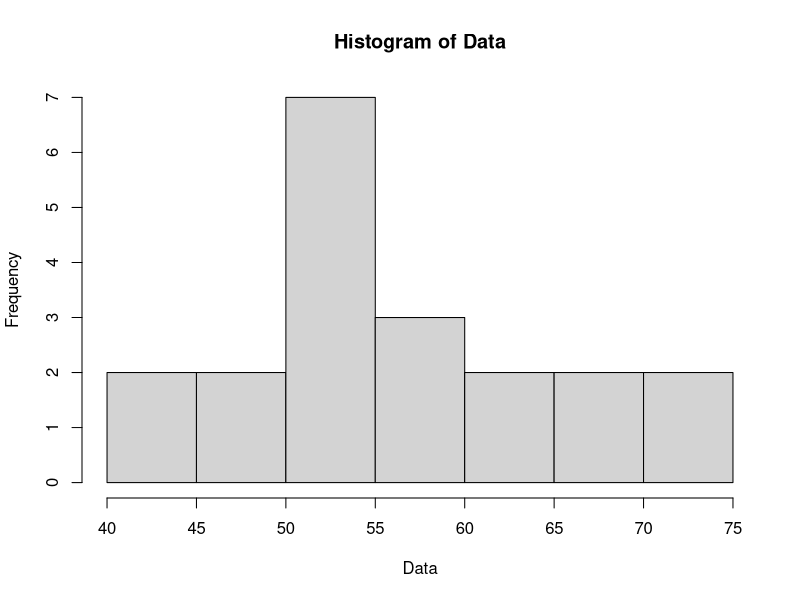
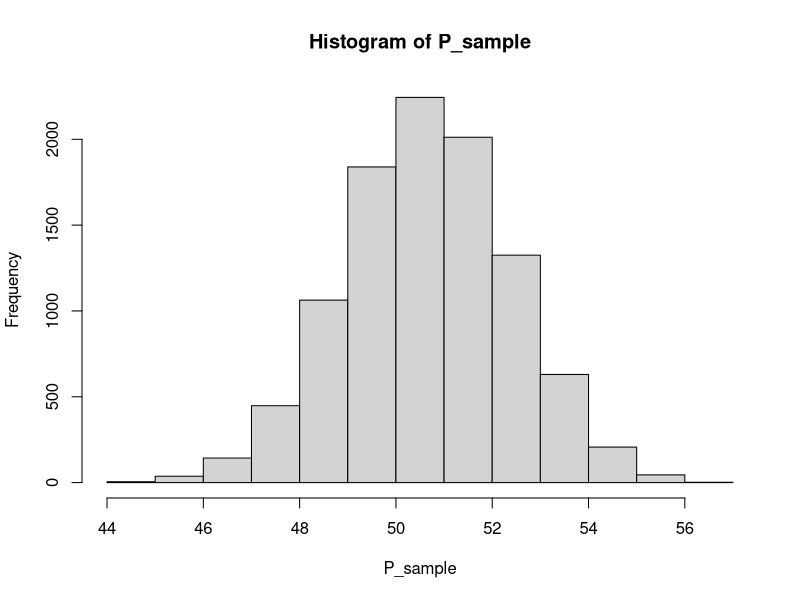
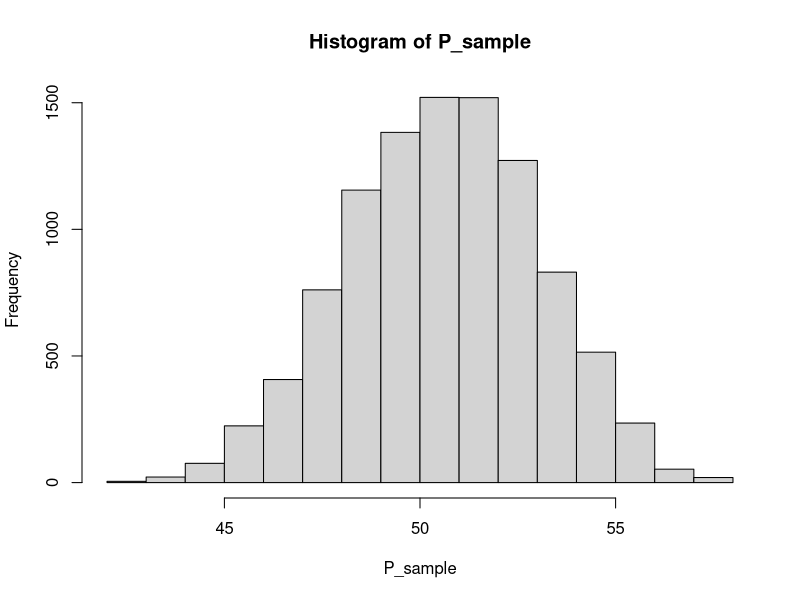
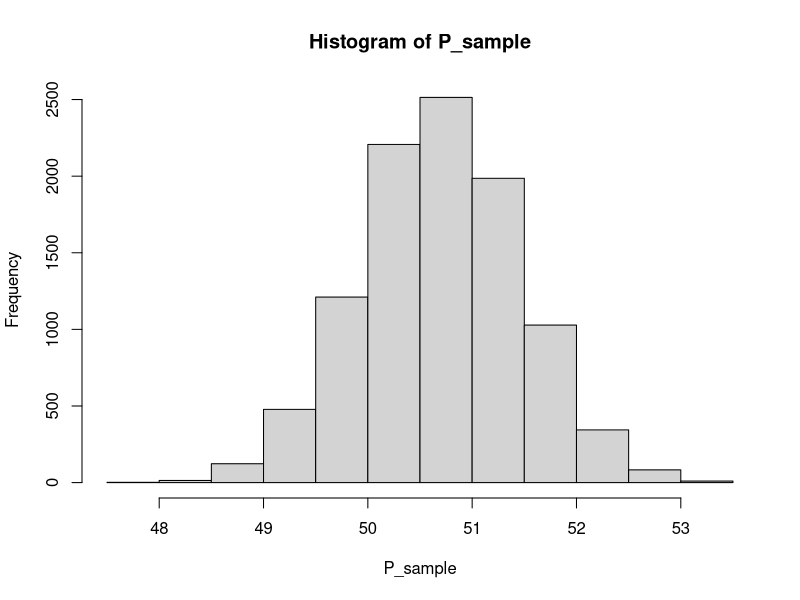
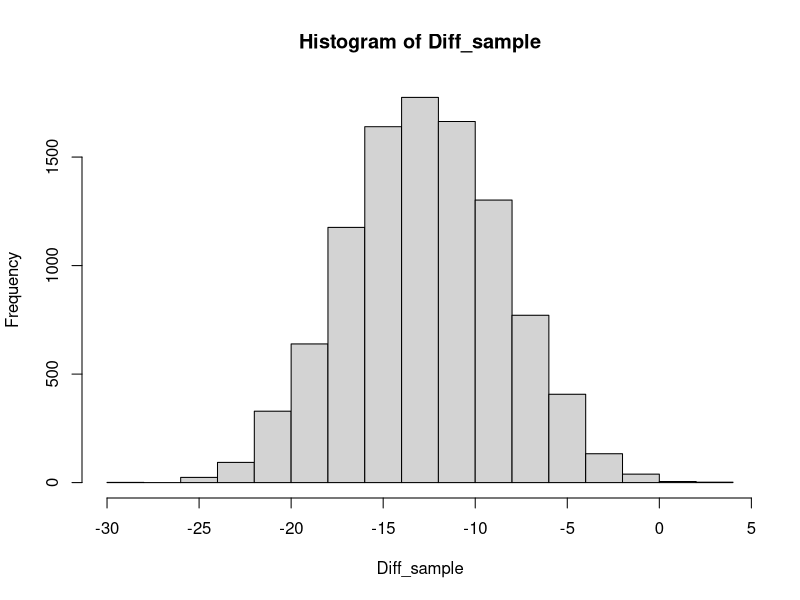

Write R code to recreate these figures, in order.
## ---- chunk 1
knitr::opts_chunk$set(echo = TRUE)
## ---- chunk 2

Placebo = c(54,51,58,44,55,52,42,47,58,46)
Drug = c(54,73,53,70,73,68,52,65,65,60)

Data = c(Placebo, Drug)
Data_sd = sd(Data)
hist(Data)

## ---- chunk 3
P_sample=numeric()
n=10
for (i in 1:10000) {
  P_sample[i] = mean(Placebo[sample(1:length(Placebo), n, replace=T)])
}

hist(P_sample)
sd(P_sample)

## ---- chunk 4
P_sample=numeric()
n=5
for (i in 1:10000) {
  P_sample[i] = mean(Placebo[sample(1:length(Placebo), n, replace=T)])
}

hist(P_sample)
sd(P_sample)


## ---- chunk 5
P_sample=numeric()
n=50
for (i in 1:10000) {
  P_sample[i] = mean(Placebo[sample(1:length(Placebo), n, replace=T)])
}

hist(P_sample)
sd(P_sample)


## ---- chunk 6
Pse=sd(Placebo)/sqrt(length(Placebo))
Pse  # 1.8 -- this is one SD from the sample mean

t_0.975 = qt(p = .975, df = length(Placebo)-1)
t_0.975  # 2.26 = z-score for 97.5% area

# now we can compute
# point on x-axis in original distribution that corresponds to z = 2.26
Pse * t_0.975
# now can calculate 95% CI
Pmean = mean(Placebo)
Pmean - Pse * t_0.975
Pmean + Pse * t_0.975

# use sample SD to approximate population SD
# now can get an estimate how how likely it is that we have captured the true pop mean
## ---- chunk 7
t.test(Placebo, mu=mean(Placebo))
## ---- chunk 8
(Pmean - mean(Data))/Pse

# Because we want to look at both extreme values (lower 2.5% and higher 2.5%),
# and we know the distribution is symmterical, simply multiply p-value by 2.
pt((Pmean - mean(Data))/Pse, df = 9)*2

## ---- chunk 9
t.test(Placebo, mu=mean(Data))

## ---- chunk 10

Diff_sample = numeric()
n=5
for (i in 1:10000) {
  Diff_sample[i] = mean(Placebo[sample(1:length(Placebo),n,replace=T)])-
    mean(Drug[sample(1:length(Drug), n, replace = T)])
}

hist(Diff_sample)

## ---- chunk 11
se_diff = ( sqrt (
  ((sd(Placebo)**2)/length(Placebo)) + 
    ((sd(Drug)**2)/length(Drug))))

se_diff

## ---- chunk 12

Diff_mean = mean(Placebo) - mean(Drug)  # -12.6
Diff_mean

qt(p=0.025, df=18)*se_diff
qt(p=0.975, df=18)*se_diff

Diff_mean + qt(p=0.025, df=18)*se_diff
Diff_mean - qt(p=0.025, df=18)*se_diff

Diff_mean - qt(p=0.975, df=18)*se_diff
Diff_mean + qt(p=0.975, df=18)*se_diff

Diff_mean + qt(p=0.025, df=18)*se_diff
Diff_mean + qt(p=0.975, df=18)*se_diff
## ---- chunk 13

tstat = Diff_mean / se_diff
tstat
## ---- chunk 14
#using our calculations done by hand
2*pt(q = tstat, 
     df = (length(Placebo)+length(Drug)-2), 
     lower.tail = T)

#confirmation using the t.test() function.
t.test(Placebo, Drug, var.equal = T)
## ---- chunk 15
DrugDiff = Placebo-Drug

t_stat = mean(DrugDiff)/(sd(DrugDiff)/sqrt(length(DrugDiff)))

2*pt(t_stat, df=9, lower.tail = T)
## ---- chunk 16
t.test(DrugDiff, mu=0)
## ---- chunk 17
t.test(Placebo, Drug, paired = T, var.equal = T)

## ---- chunk 18
Data

DrugDiff = Placebo - Drug
print(DrugDiff)

DrugDiff = DrugDiff[which(DrugDiff != 0)]
print(DrugDiff)

DrugDiffRank = rank(abs(DrugDiff))
print(DrugDiffRank)

t_neg = sum(DrugDiffRank[DrugDiff < 0])
t_neg

t_pos = sum(DrugDiffRank[DrugDiff > 0])
t_pos

t_min = min(t_pos,t_neg)
t_min

n_diff = length(DrugDiff)
n_diff
## ---- chunk 19
mu_diff = n_diff*(n_diff+1)/4
mu_diff
## ---- chunk 20
var_diff = n_diff*(n_diff + 1)*(2*n_diff + 1)/24
var_diff
## ---- chunk 21
sd_diff = sqrt(var_diff)
sd_diff
## ---- chunk 22
z_diff = (t_min - mu_diff)/sd_diff
z_diff

2*pnorm(z_diff, lower.tail = T)

## ---- chunk 23
wilcox.test(Placebo, Drug, paired = T)

## ---- chunk 24
Data
DataRank = rank(abs(Data))
DataRank

DataRankSums = tapply(DataRank,rep(c("P","D"),each=10),sum)
DataRankSums

n_placebo = length(Placebo)
n_drug = length(Drug)

t_P  = DataRankSums["P"]
t_D  = DataRankSums["D"]

w_P = t_P - (n_placebo*(n_placebo + 1)/2)
w_P
w_D = t_D - (n_drug*(n_drug + 1)/2)
w_D
## ---- chunk 25

sd_w_squared = (n_placebo*n_drug/12) * (n_placebo + n_drug + 1)
sd_w = sqrt(sd_w_squared)
sd_w
## ---- chunk 26
mu_w = n_placebo * n_drug / 2
mu_w
## ---- chunk 27
z_w = (w_D-mu_w)/sd_w
z_w

2*pnorm(z_w, lower.tail = F)
2*pnorm(w_D, mean=mu_w, sd=sd_w, lower.tail = F)
## ---- chunk 28
wilcox.test(Placebo, Drug)

## ---- chunk 29
# Break the problem into discrete steps

# Combine the values and rank them together.

#Placebo = c(54,51,58,44,55,52,42,47,58,46)
#Drug = c(54,73,53,70,73,68,52,65,65,60)
#Data = c(Placebo, Drug)
Data

# create a factor
DataGroup = factor(rep(c("P","D"),each=10))
  
# Create a loop that repeates 10,000 times
for (i in 1:10000) {

  # shuffle values
  shuffled.values = sample(Data, replace=F)

  # rank shuffled values (smallest to largest, with smallest = 1)
  DataRank = rank(abs(Data))
  DataRankSums = tapply(DataRank,DataGroup,sum)

  # calculate T1 and T2
  t_P  = DataRankSums["P"]
  t_D  = DataRankSums["D"]

  # calculate W1 and W2
  n_placebo = length(Placebo)
  n_drug = length(Drug)

  w_P = t_P - (n_placebo*(n_placebo + 1)/2)
  w_D = t_D - (n_drug*(n_drug + 1)/2)

  # take the min(W1,W2) and save it in a growing vector
  min(w_P,w_D)
}
